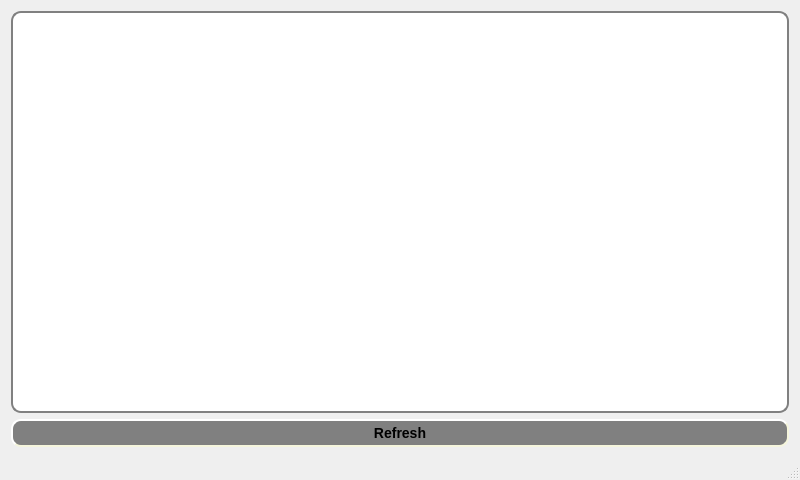
<?xml version="1.0" encoding="UTF-8"?>
<ui version="4.0">
 <class>MainView</class>
 <widget class="QMainWindow" name="MainView">
  <property name="geometry">
   <rect>
    <x>0</x>
    <y>0</y>
    <width>800</width>
    <height>480</height>
   </rect>
  </property>
  <property name="windowTitle">
   <string>MainView</string>
  </property>
  <property name="windowIcon">
   <iconset>
    <normalon>:/images/car.ico</normalon>
   </iconset>
  </property>
  <widget class="QWidget" name="centralWidget">
   <layout class="QGridLayout" name="gridLayout">
    <item row="0" column="0">
     <widget class="QTableView" name="tableView">
      <property name="styleSheet">
       <string notr="true">QTableView{
   border: 2px solid gray;
    border-radius: 10px;
    padding: 0 8px;
    background: white;
    selection-background-color: darkgray;

}

</string>
      </property>
     </widget>
    </item>
    <item row="1" column="0">
     <widget class="QPushButton" name="btnRefresh">
      <property name="styleSheet">
       <string notr="true">QPushButton {
    background-color: grey;
    border-style: outset;
    border-width: 2px;
    border-radius: 10px;
    border-color: beige;
    font: bold 14px;
    min-width: 5em;
    padding: 4px;
}
QPushButton:hover {

 background-color: red;
border-color: black;

}
QPushButton:pressed {
    background-color: rgb(224, 0, 0);
    border-style: inset;
}</string>
      </property>
      <property name="text">
       <string>Refresh</string>
      </property>
     </widget>
    </item>
   </layout>
  </widget>
  <widget class="QStatusBar" name="statusBar"/>
  <widget class="QMenuBar" name="menuBar">
   <property name="geometry">
    <rect>
     <x>0</x>
     <y>0</y>
     <width>800</width>
     <height>20</height>
    </rect>
   </property>
  </widget>
 </widget>
 <layoutdefault spacing="6" margin="11"/>
 <resources/>
 <connections/>
</ui>
